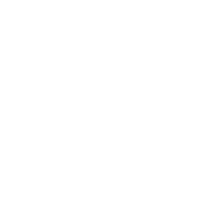
Frame 1 (no input)
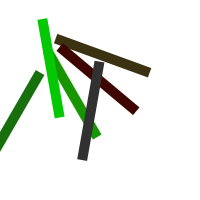
Frame 60 (the mouse pressed at the canvas centre just before this capture)
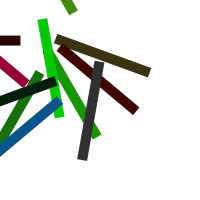
Frame 120 (the mouse held since frame 60 and released just before this capture)

The Processing sketch that drew these frames (run headless with seeded random() and noise(); from frame 60 on, the mouse is pressed at the canvas centre):

// Processing sketch: processing_134852
// ── processing_134852.pde

int counter;

void setup() {
  size(200, 200);
  background(255);
  smooth();
  noStroke();
}

void draw(){
  if (frameCount % 10 == 0) {
    fill(frameCount * random(255) % random(255), frameCount * 5 % random(255),
      frameCount * random(7) % random(255));
    pushMatrix();
    translate(random(100), random(100));
    rotate(radians(frameCount * 2  % 360));
    rect(20, -20, 100, 10);
    popMatrix();
  }
}
